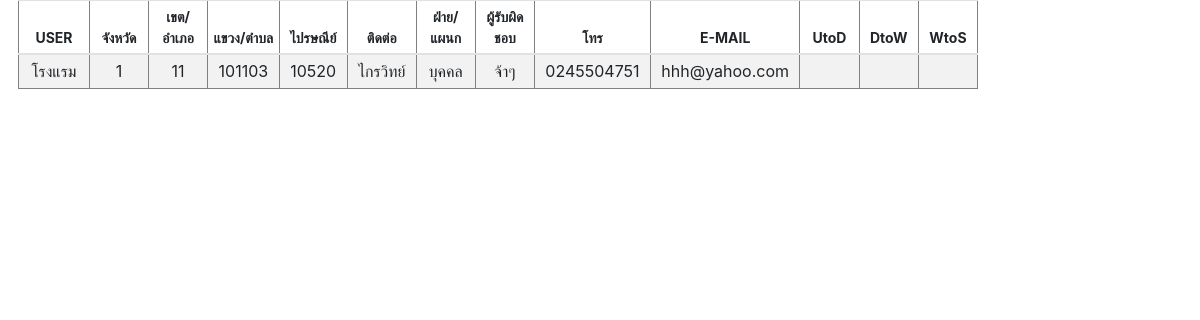
Page /customer/customer_show_user.php?ID=1 on the earlier database version.
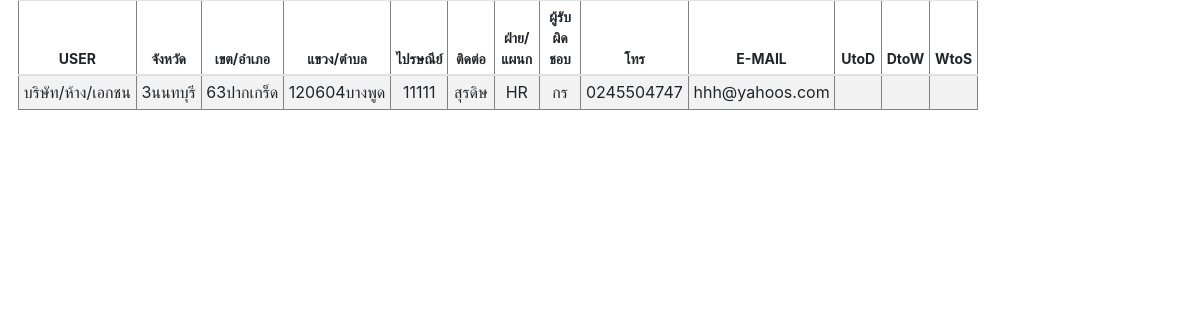
Same page on the later database version.
### tables this page shows
CREATE TABLE `customer` (
  `REF_NO` varchar(255) NOT NULL,
  `CUSTOMER_ID` int(10) NOT NULL,
  `CREATE_DATE` varchar(255) NOT NULL,
  `TIME` varchar(255) NOT NULL,
  `AMOUNT` float NOT NULL,
  `PROJECT` varchar(255) NOT NULL,
  `EQUIPMENT` varchar(255) NOT NULL,
  `USER` varchar(255) NOT NULL,
  `UNIT` varchar(255) DEFAULT NULL,
  `BRANDNAME` varchar(255) NOT NULL,
  `SERIES` varchar(255) NOT NULL,
  `LOGO` varchar(255) DEFAULT NULL,
  `PROVINCE` varchar(255) NOT NULL,
  `DISTRICT` varchar(255) NOT NULL,
  `SUBDISTRICT` varchar(255) NOT NULL,
  `ZIPCODE` varchar(5) NOT NULL,
  `CONTACT` varchar(255) NOT NULL,
  `DEPARTMENT` varchar(255) NOT NULL,
  `NAME` varchar(255) NOT NULL,
  `PHONE` varchar(255) NOT NULL,
  `EMAIL` varchar(255) NOT NULL,
  `DEALER` varchar(255) NOT NULL,
  `WE` varchar(255) NOT NULL DEFAULT 'Azza',
  `SUPPLIER` varchar(255) NOT NULL
);

### customer/customer_show_user.php (the view, shortened to what this page needs)
<?php
$conn=new Databases;
$conn = $conn->__construct();
$ID = $_GET['ID'];
$query = "SELECT * FROM customer WHERE CUSTOMER_ID=$ID";
$result = mysqli_query($conn, $query);
$idx=0;
?>
<!DOCTYPE html PUBLIC "-//W3C//DTD XHTML 1.0 Transitional//EN" "http://www.w3.org/TR/xhtml1/DTD/xhtml1-transitional.dtd">
<html xmlns="http://www.w3.org/1999/xhtml">
<head>
<link rel="stylesheet" href="https://cdn.jsdelivr.net/npm/bootstrap@4.6.0/dist/css/bootstrap.min.css">
    <link href="https://unpkg.com/gijgo@1.9.13/css/gijgo.min.css" rel="stylesheet" type="text/css" />
</head>
<body>
<table border='1' style="width:80%; margin-left:1.5%" class="table table-striped table-sm">
  <thead align="center" style="font-size:14px;">
    <tr>
      <th>USER</th>
      <th>จังหวัด</th>
      <th>เขต/อำเภอ</th>
      <th>แขวง/ตำบล</th>
      <th>ไปรษณีย์</th>
      <th>ติดต่อ</th>
      <th>ฝ่าย/แผนก</th>
      <th>ผู้รับผิดชอบ</th>
      <th>โทร</th>
      <th>E-MAIL</th>
      <th>UtoD</th>
      <th>DtoW</th>
      <th>WtoS</th>
    </tr>
  </thead>
  <tbody>
      <?php
		while($row = mysqli_fetch_array($result))
		{$idx=$idx+1;
		?>
        <td width="6%" align="center"><nobr><?php echo $row['USER'] ;?></nobr></td>
        <td width="5%" align="center"><nobr><?php echo $row['PROVINCE'] ;?></nobr></td>
        <td width="5%" align="center"><nobr><?php echo $row['DISTRICT'] ;?></nobr></td>
        <td width="5%" align="center"><nobr><?php echo $row['SUBDISTRICT'] ;?></nobr></td>
        <td width="5%" align="center"><nobr><?php echo $row['ZIPCODE'] ;?></nobr></td>
        <td width="5%" align="center"><nobr><?php echo $row['CONTACT'] ;?></nobr></td>
        <td width="5%" align="center"><nobr><?php echo $row['DEPARTMENT'] ;?></nobr></td>
        <td width="5%" align="center"><nobr><?php echo $row['NAME'] ;?></nobr></td>
        <td width="5%" align="center"><nobr><?php echo $row['PHONE'] ;?></nobr></td>
        <td width="5%" align="center"><nobr><?php echo $row['EMAIL'] ;?></nobr></td>
        <td width="5%" style="cursor: pointer;" id="U2D"align="center"></td>
         <td width="5%" style="cursor: pointer;" id="D2W"align="center"></td>
          <td width="5%" style="cursor: pointer;" id="W2S"align="center"></td>
        <?php
		}
?>
   </tbody>
</table>
</body>
</body>
</html>

Differences in the rows shown:
changed customer: USER "โรงแรม" → "บริษัท/ห้าง/เอกชน"; PROVINCE "1" → "3นนทบุรี"; DISTRICT "11" → "63ปากเกร็ด"; SUBDISTRICT "101103" → "120604บางพูด"; ZIPCODE "10520" → "11111"; CONTACT "ไกรวิทย์" → "สุรดิษ"; DEPARTMENT "บุคคล" → "HR"; NAME "จ้าๆ" → "กร"; PHONE "0245504751" → "0245504747"; EMAIL "hhh@yahoo.com" → "hhh@yahoos.com"
